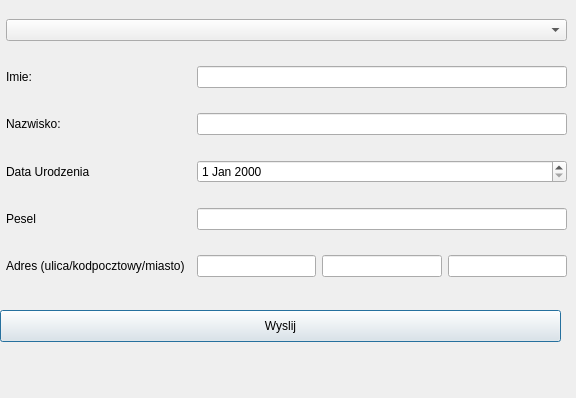
<?xml version="1.0" encoding="UTF-8"?>
<ui version="4.0">
 <class>Dialog</class>
 <widget class="QDialog" name="Dialog">
  <property name="geometry">
   <rect>
    <x>0</x>
    <y>0</y>
    <width>576</width>
    <height>398</height>
   </rect>
  </property>
  <property name="windowTitle">
   <string>Dialog</string>
  </property>
  <widget class="QWidget" name="gridLayoutWidget_2">
   <property name="geometry">
    <rect>
     <x>6</x>
     <y>0</y>
     <width>561</width>
     <height>301</height>
    </rect>
   </property>
   <layout class="QGridLayout" name="gridLayout_2">
    <item row="2" column="0">
     <widget class="QLabel" name="label_5">
      <property name="text">
       <string>Nazwisko:</string>
      </property>
     </widget>
    </item>
    <item row="5" column="0">
     <widget class="QLabel" name="label_2">
      <property name="text">
       <string>Adres (ulica/kodpocztowy/miasto)</string>
      </property>
     </widget>
    </item>
    <item row="3" column="0">
     <widget class="QLabel" name="label_4">
      <property name="text">
       <string>Data Urodzenia</string>
      </property>
     </widget>
    </item>
    <item row="4" column="0">
     <widget class="QLabel" name="label_3">
      <property name="text">
       <string>Pesel</string>
      </property>
     </widget>
    </item>
    <item row="1" column="0">
     <widget class="QLabel" name="label">
      <property name="text">
       <string>Imie:</string>
      </property>
     </widget>
    </item>
    <item row="1" column="2" colspan="3">
     <widget class="QLineEdit" name="nameEdit"/>
    </item>
    <item row="2" column="2" colspan="3">
     <widget class="QLineEdit" name="lastNameEdit"/>
    </item>
    <item row="5" column="3">
     <widget class="QLineEdit" name="zipCodeEdit"/>
    </item>
    <item row="5" column="2">
     <widget class="QLineEdit" name="streetEdit"/>
    </item>
    <item row="5" column="4">
     <widget class="QLineEdit" name="cityEdit"/>
    </item>
    <item row="4" column="2" colspan="3">
     <widget class="QLineEdit" name="peselEdit"/>
    </item>
    <item row="3" column="2" colspan="3">
     <widget class="QDateEdit" name="birthDateEdit"/>
    </item>
    <item row="0" column="0" colspan="5">
     <widget class="QComboBox" name="comboBox"/>
    </item>
   </layout>
  </widget>
  <widget class="QPushButton" name="saveButton">
   <property name="geometry">
    <rect>
     <x>0</x>
     <y>310</y>
     <width>561</width>
     <height>32</height>
    </rect>
   </property>
   <property name="text">
    <string>Wyslij</string>
   </property>
  </widget>
 </widget>
 <resources/>
 <connections/>
</ui>
